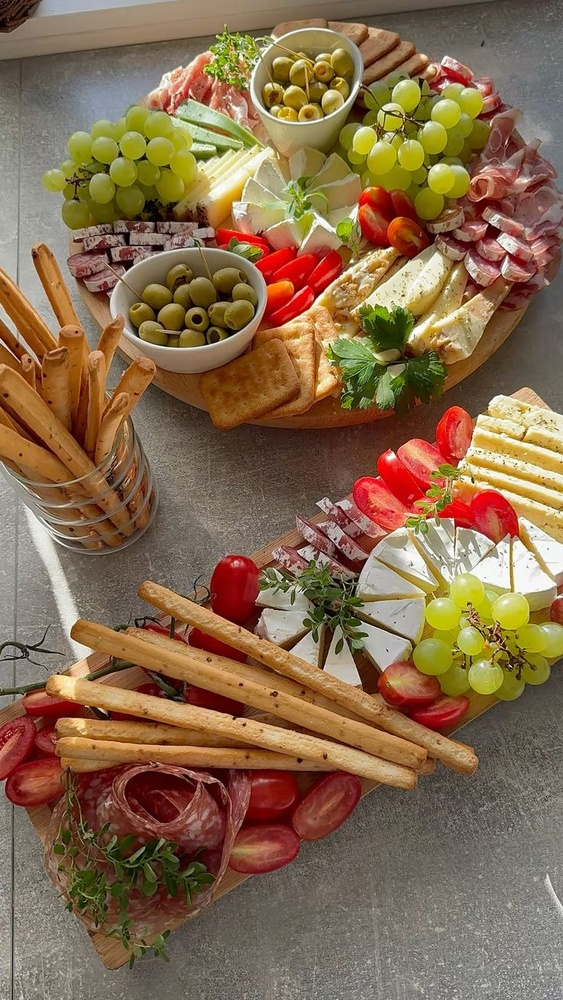
#> input picture Lab3/food.jpg, 563 x 1000 px, shrunk from 736 x 1308 before the run
$ python Lab3_Tema.py
#> lines starting #> are read from the running program, lines starting #| are printed output that depends on the picture; after the words box and inside, x2 and y2 are one past the last pixel; in counts of white or black regions, pixels touching at a corner belong together
import cv2
import numpy as np
import matplotlib.pyplot as plt

image_path = r'food.jpg'


def binarizare_automata_globala(img_gri, eroare=0.1):

    # 1a. Histograma h(f), f = 0..255
    h = np.bincount(img_gri.ravel(), minlength=256).astype(np.float64)
    nivele = np.arange(256, dtype=np.float64)

    # 1b. Intensitatea minima si maxima
    I_min = int(img_gri.min())
    I_max = int(img_gri.max())

    # 1c. Valoarea initiala a pragului
    T = (I_max + I_min) / 2.0

    while True:
        t = int(T)

        # 2. G1: f in [I_min, T]   |   G2: f in [T+1, I_max]
        h1, f1 = h[I_min:t + 1], nivele[I_min:t + 1]
        h2, f2 = h[t + 1:I_max + 1], nivele[t + 1:I_max + 1]

        N1, N2 = h1.sum(), h2.sum()
        if N1 == 0 or N2 == 0:      # imagine (aproape) constanta
            break

        mu1 = (f1 * h1).sum() / N1  # media clasei G1
        mu2 = (f2 * h2).sum() / N2  # media clasei G2

        # 3. Actualizare prag
        T_nou = (mu1 + mu2) / 2.0

        # 4. Conditia de oprire: |T_k - T_(k-1)| < eroare
        if abs(T_nou - T) < eroare:
            T = T_nou
            break
        T = T_nou

    # 5. Binarizare cu pragul final
    img_bin = np.where(img_gri > T, 255, 0).astype(np.uint8)
    return T, img_bin


def construieste_histograma(img_gri, T, inaltime=300):
    """Deseneaza histograma imaginii (bare gri) si pragul T (linie rosie)."""
    h = np.bincount(img_gri.ravel(), minlength=256).astype(np.float64)
    latime_bin = 2
    x0 = 10  # margine stanga
    y_baza = inaltime - 25  # linia de baza a histogramei
    h_norm = h / h.max() * (y_baza - 35)  # scalare pe inaltime

    canvas = np.full((inaltime, 256 * latime_bin + 2 * x0, 3), 255, np.uint8)

    for f in range(256):
        x = x0 + f * latime_bin
        cv2.rectangle(canvas, (x, y_baza - int(h_norm[f])),
                      (x + latime_bin - 1, y_baza), (150, 150, 150), -1)

    # Axa si etichetele nivelurilor de gri
    cv2.line(canvas, (x0, y_baza), (x0 + 256 * latime_bin, y_baza), (0, 0, 0), 1)
    for f in (0, 128, 255):
        cv2.putText(canvas, str(f), (x0 + f * latime_bin - 8, inaltime - 8),
                    cv2.FONT_HERSHEY_SIMPLEX, 0.4, (0, 0, 0), 1)

    # Pragul final T (linie rosie)
    xT = x0 + int(round(T)) * latime_bin
    cv2.line(canvas, (xT, 10), (xT, y_baza), (0, 0, 255), 2)
    cv2.putText(canvas, f"T = {T:.2f}", (xT + 6, 22),
                cv2.FONT_HERSHEY_SIMPLEX, 0.5, (0, 0, 255), 1)
    return canvas

if __name__ == "__main__":
    img = cv2.imread(image_path)
#> img is the input picture: shape (1000, 563, 3); mean B, G, R 76.6, 106.2, 133.9
    if img is None:
        raise FileNotFoundError(f"Nu pot citi imaginea: {image_path}")

    # Binarizarea lucreaza pe tonuri de gri
    gri = cv2.cvtColor(img, cv2.COLOR_BGR2GRAY)
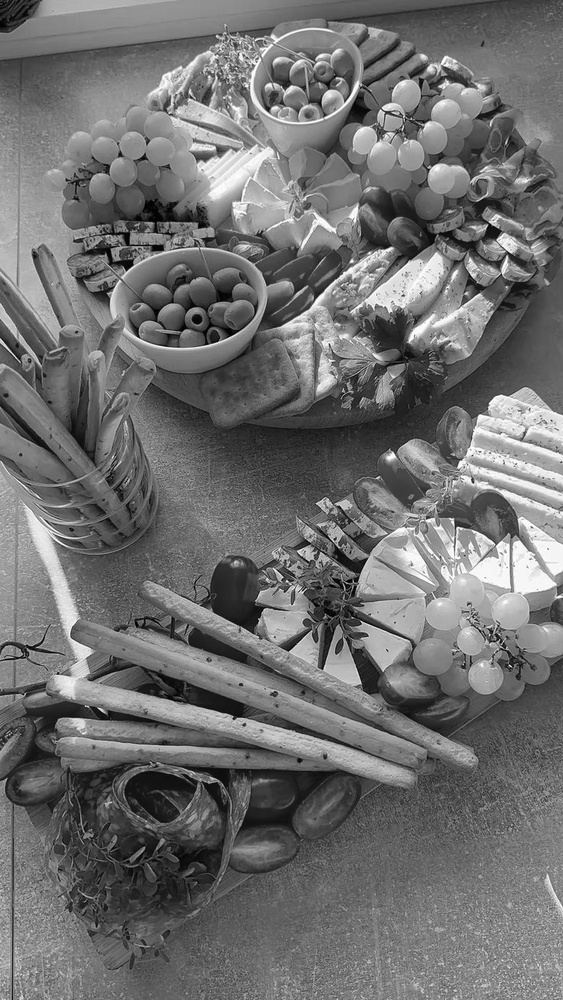
#> gri: shape (1000, 563); min 0, max 255, mean 111.1

    T, binara = binarizare_automata_globala(gri, eroare=0.1)
#> in binarizare_automata_globala, `h = np.bincount(img_gri.ravel(), minlength=256).astype(np.float64)`: h = 256 values, max 5028 at index 116, min 7 at index 0, mean 2199.2
#> in binarizare_automata_globala, `I_min = int(img_gri.min())`: I_min = 0
#> in binarizare_automata_globala, `I_max = int(img_gri.max())`: I_max = 255
#> in binarizare_automata_globala, `T = (I_max + I_min) / 2.0`: T = 127.5
#> the loop in binarizare_automata_globala, `while True:` made 7 passes
#> (t, N1, N2, mu1, mu2, T_nou) on passes 1 to 7: (127, 371601, 191399, 84.03, 163.7, 123.9), (123, 353477, 209523, 81.9, 160.4, 121.1), (121, 344090, 218910, 80.8, 158.8, 119.8), (119, 334345, 228655, 79.64, 157.1, 118.4), (118, 329372, 233628, 79.04, 156.3, 117.7), (117, 324526, 238474, 78.46, 155.5, 117), (117, 324526, 238474, 78.46, 155.5, 117)
#> in binarizare_automata_globala, `img_bin = np.where(img_gri > T, 255, 0).astype(np.uint8)`:
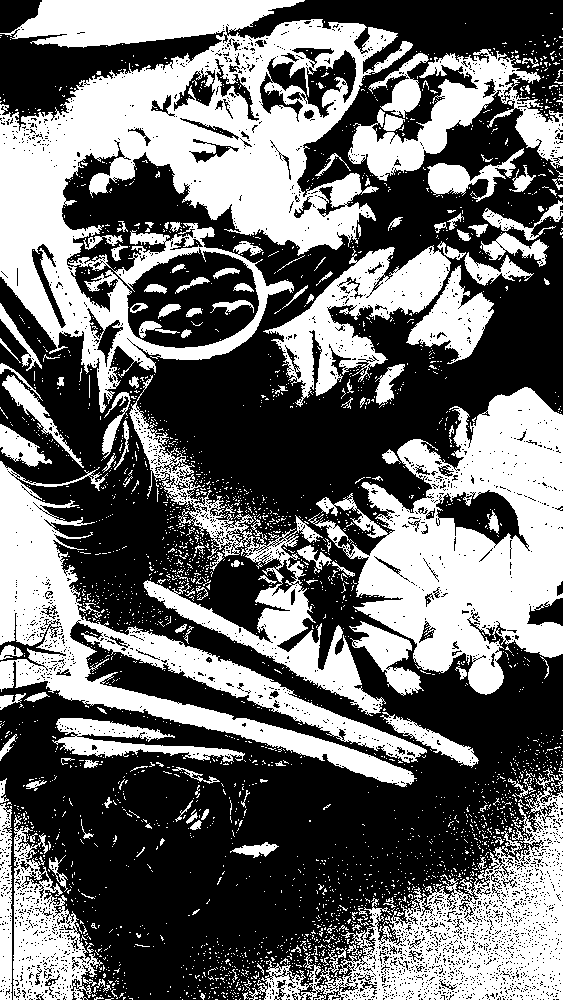
#> img_bin: shape (1000, 563); 42.4% white; 2937 white regions (2782 under 20 px), largest, box (x1, y1, x2, y2) and area: (0, 0, 413, 413) 69504, (308, 387, 563, 695) 38331, (0, 461, 427, 787) 28326
#> T = 117
    print(f"Pragul final calculat: T = {T:.2f}")
#| Pragul final calculat: T = 117.00

    # Histograma (ca la Lab2) + pragul final T


    cv2.imshow("Imaginea originala", gri)
    cv2.waitKey(0)
    cv2.imshow(f"Imaginea binarizata (T = {T:.2f})", binara)
    cv2.waitKey(0)
    cv2.destroyAllWindows()
    plt.hist(gri.ravel(), 256, [0, 256])
    plt.axvline(T, color='r', linestyle='--', linewidth=2, label=f'Prag T = {T:.2f}')
    plt.title("Histograma imaginii in tonuri de gri")
    plt.legend()
    plt.show()
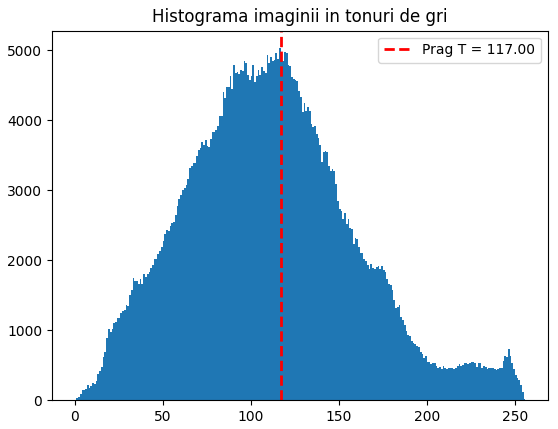
#> figure drawn by matplotlib, 1 panel; tallest bar 5028 high, from x = 116 to 117
